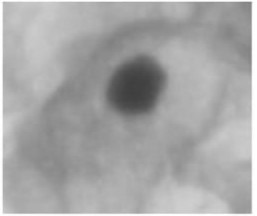
#> input picture Language Processing/OR.jpg, 257 x 216 px
$ jupyter execute --allow-errors Codes.ipynb
#> lines starting #> are read from the running program, lines starting #| are printed output that depends on the picture
Assignment - 02
Question 1: Text Analysis Using Bag of
Words and Distance Metrics

[cell 1]
import numpy as np
import matplotlib.pyplot as plt
#> (the rest of this cell did not finish here and is left out)

HeatMap Function

[cell 2]
# [17 lines left out: function plot_heatmap, not called in this run]

Jaccard Distance

[cell 3]
# 1. Jaccard Distance
# [8 lines left out: function jaccard_distance, not called in this run]

#> (the rest of this cell did not finish here and is left out)

Euclidean Distance

[cell 4]
# 2. Euclidean Distance
def euclidean_distance(vec1, vec2):
    return np.linalg.norm(vec1 - vec2)

#> (the rest of this cell did not finish here and is left out)

Cosine Distance

[cell 5]
# 3. Cosine Distance
# [7 lines left out: function cosine_similarity, not called in this run]

#> (the rest of this cell did not finish here and is left out)

K-L Divergence

[cell 6]
# 4. KL Divergence
# [5 lines left out: function kl_divergence, not called in this run]

#> (the rest of this cell did not finish here and is left out)

Question 2: Image Similarity Using Difference Images and Jaccard Distance

[cell 7]
import cv2
import numpy as np
image = cv2.imread('OR.jpg',cv2.IMREAD_GRAYSCALE)
#> image is the input picture: shape (216, 257); min 62, max 255, mean 166.8
array = np.array(image)
image2 = cv2.imread('GT.jpg',cv2.IMREAD_GRAYSCALE)
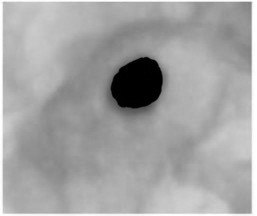
#> input picture Language Processing/GT.jpg, 257 x 216 px
#> image2 is the input picture: shape (216, 257); min 0, max 255, mean 163.5
array2 = np.array(image2)
# calculate the absolute difference between OR and GT
diff = np.abs(array - array2)
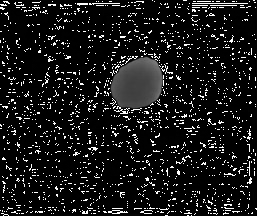
#> diff: shape (216, 257); min 0, max 255, mean 24.9
print("Reference Difference |OR - GT|\n",diff,"\n")
#> (printed output is left out)
# now binarizing the difference image
for i in range(diff.shape[0]):
    for j in range(diff.shape[1]):
        if diff[i][j]>0:
            diff[i][j]=1
        else:
            diff[i][j]=0
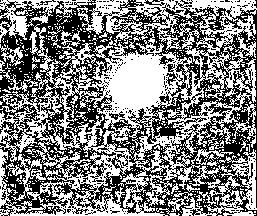
#> diff: shape (216, 257); values 0 (black) and 1 (white), 50.7% white; black in thin lines or dots
print("Reference Difference |OR - GT| after binarizing\n",diff,"\n") # this is reference differnece image for jaccard distance
#> (printed output is left out)
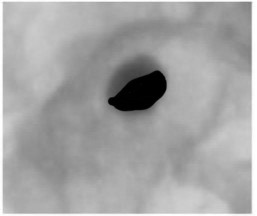
#> input picture Language Processing/Algo1.jpg, 257 x 216 px
#> further down, algo_img is the input picture: shape (216, 257); min 0, max 255, mean 164.3
#> `diff_algo = np.abs(array-algo_array)`:
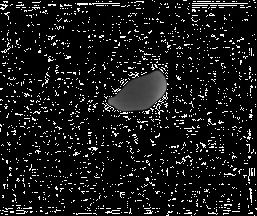
#> diff_algo: shape (216, 257); min 0, max 255, mean 24.4
#> after the loop `for x in range(diff_algo.shape[0]):`:
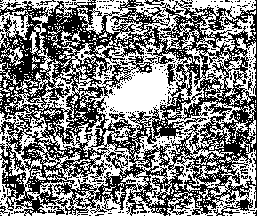
#> diff_algo: shape (216, 257); values 0 (black) and 1 (white), 50.1% white; black in thin lines or dots
# this will be used to calculate jaccard distance considering this as reference

# creating the jacard distance function
def jaccard_distance(A,B):
    intersection = np.logical_and(A,B).sum()
#> intersection = 25875
    union = np.logical_or(A,B).sum()
#> union = 30064
#> `jaccard_dist = jaccard_distance(diff,diff_algo)`: jaccard_dist = 0.139
#> pass 2 of the loop `for i in range(1,6):`:
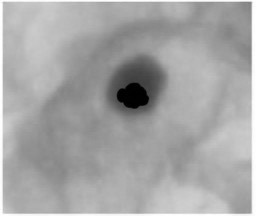
#> input picture Language Processing/Algo2.jpg, 257 x 216 px
#> algo_img is the input picture: shape (216, 257); min 0, max 255, mean 165.7
#> `diff_algo = np.abs(array-algo_array)`:
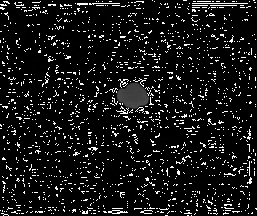
#> diff_algo: shape (216, 257); min 0, max 255, mean 23.1
#> after the loop `for x in range(diff_algo.shape[0]):`:
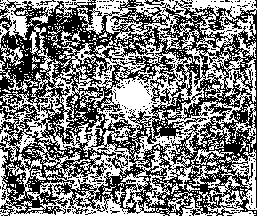
#> diff_algo: shape (216, 257); values 0 (black) and 1 (white), 49.1% white in thin lines or dots
#> jaccard_dist = 0.0366
#> pass 3 of the loop `for i in range(1,6):`:
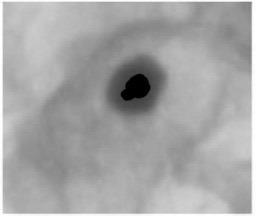
#> input picture Language Processing/Algo3.jpg, 257 x 216 px
#> algo_img is the input picture: shape (216, 257); min 0, max 255, mean 165.8
#> `diff_algo = np.abs(array-algo_array)`:
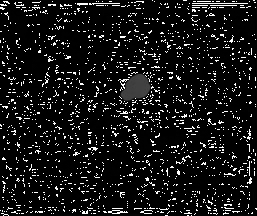
#> diff_algo: shape (216, 257); min 0, max 255, mean 22.9
#> after the loop `for x in range(diff_algo.shape[0]):`:
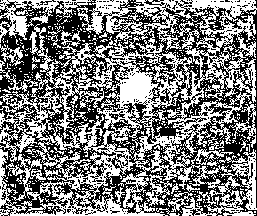
#> diff_algo: shape (216, 257); values 0 (black) and 1 (white), 49% white in thin lines or dots
#> jaccard_dist = 0.0386
    if(union == 0):
        return 0.0
    return 1-(intersection/union)
# now calculating the jaccard distance for all the algorithms
jaccard_distances = {}
#> (the rest of this cell did not finish here and is left out)
